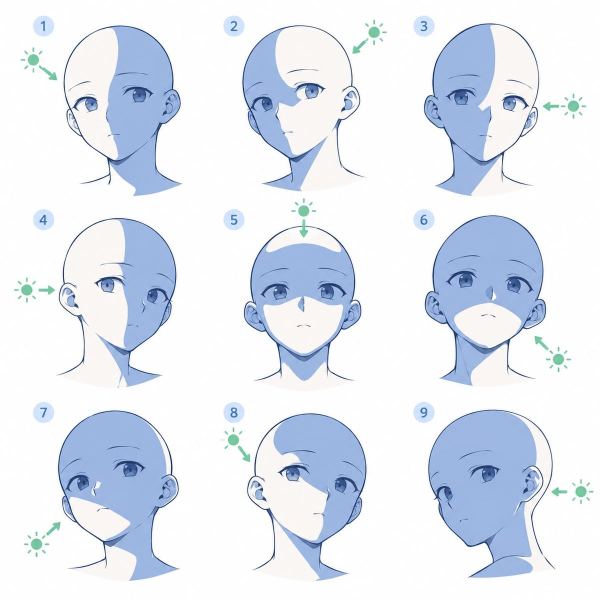
#> input picture shadow/01.jpg, 1200 x 1200 px, found by its file name (shown at 1/2 size)
$ python extract_01.py
#> lines starting #> are read from the running program, lines starting #| are printed output that depends on the picture; after the words box and inside, x2 and y2 are one past the last pixel; in counts of white or black regions, pixels touching at a corner belong together
"""Tentative de quantification de references/nez/01.jpg (croquis au crayon photographié, ~22 nez vus de dessous / de trois quarts, fond gris moucheté, traits fins).
Sorties : references/nez/measures-01.json + artefacts/nez-refs/01-overlay.png. Méthode : fond estimé par flou large puis soustrait (le papier n'est pas uniforme), encre = écart au fond,
amas par dilatation, un nez = un amas d'au moins 2 500 px. Mesuré : boîte et rapport L/H de chaque amas ; fraction d'encre ; AUCUNE narine ni lobule isolé (voir limites).
Le script ÉCRIT le verdict de fiabilité : le nombre d'amas retenus et la part dont la boîte contient exactement un nez (contrôle visuel sur l'overlay, saisi dans CHECK ci-dessous
après lecture de 01-overlay.png) - il ne le déduit pas."""
import json, os
import numpy as np, cv2
from PIL import Image
from scipy import ndimage as ndi
SRC = 'references/nez/01.jpg'
g = np.array(Image.open(SRC).convert('L')).astype(np.float32)
bg = cv2.GaussianBlur(g, (0, 0), 25); d = np.clip(bg - g, 0, None)
#> after `bg = cv2.GaussianBlur(g, (0, 0), 25)`:
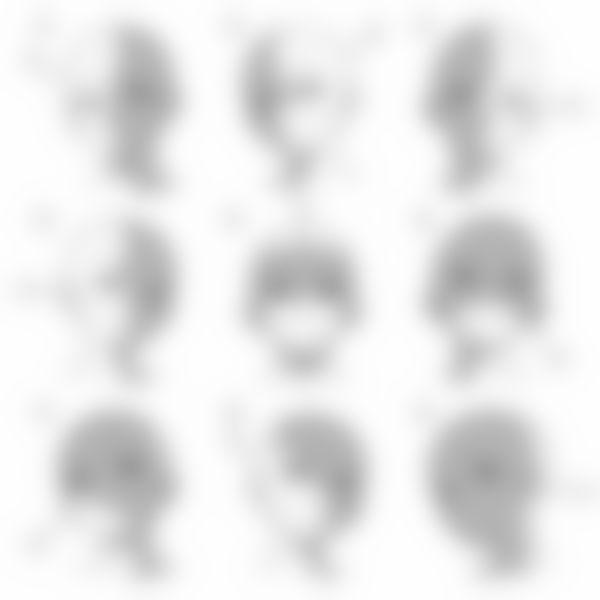
#> bg: shape (1200, 1200) float32 (shown at 1/2 size); min 158.1, max 254.3, mean 232.2
#> after `d = np.clip(bg - g, 0, None)`:
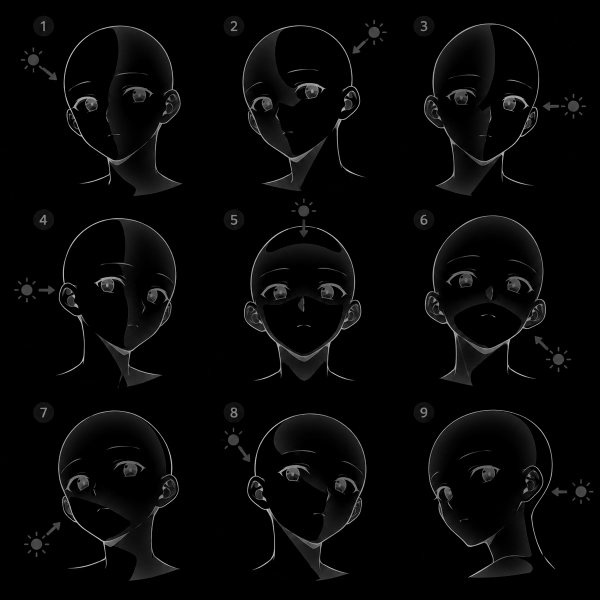
#> d: shape (1200, 1200) float32 (shown at 1/2 size); min 0, max 239, mean 6.8
ink = d > 50
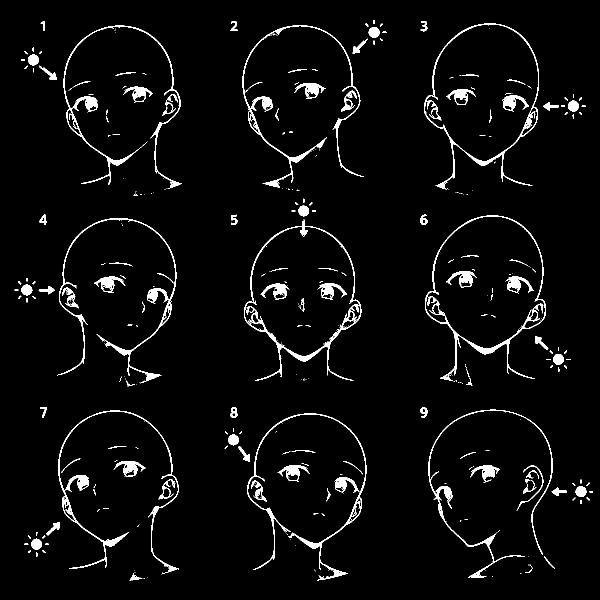
#> ink: shape (1200, 1200) bool (shown at 1/2 size); 3.8% white; 425 white regions (303 under 20 px), largest, box (x1, y1, x2, y2) and area: (488, 439, 723, 761) 4016, (850, 431, 1092, 762) 3949, (116, 821, 358, 1148) 3791
lab, n = ndi.label(ndi.binary_dilation(ink, iterations=5), structure=np.ones((3, 3)))
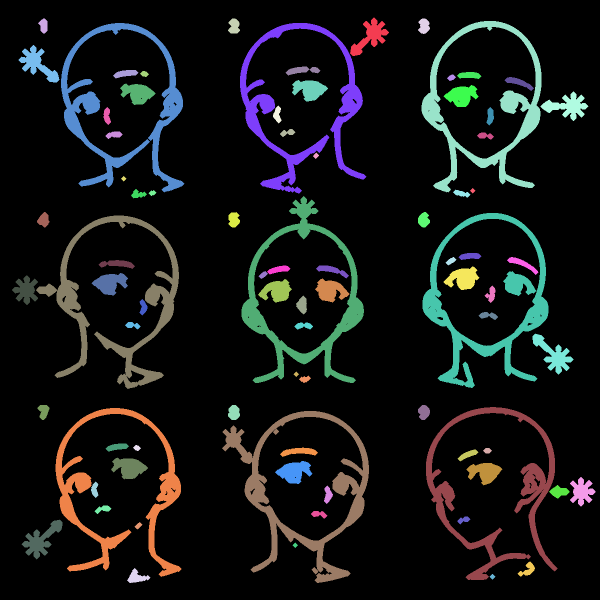
#> lab: shape (1200, 1200) int32 (shown at 1/2 size); 85 distinct labels, from 0 to 84; one colour per label, 0 black
#> n = 84
objs = ndi.find_objects(lab); cells = []; ov = np.stack([g] * 3, -1).astype(np.uint8)
#> after `objs = ndi.find_objects(lab)`: objs = 84 items
for i, sl in enumerate(objs, 1):
    m = (lab[sl] == i) & ink[sl]
    if m.sum() < 400: continue
    ys, xs = np.where(m); x0, y0 = sl[1].start + xs.min(), sl[0].start + ys.min(); w, h = int(xs.max() - xs.min() + 1), int(ys.max() - ys.min() + 1)
    if w < 40 or h < 30: continue
    cells.append({'id': len(cells) + 1, 'bbox': [int(x0), int(y0), w, h], 'aspectWH': round(w / h, 4), 'inkFraction': round(float(m.sum() / (w * h)), 4)})
    cv2.rectangle(ov, (int(x0), int(y0)), (int(x0 + w), int(y0 + h)), (0, 160, 60), 2); cv2.putText(ov, str(len(cells)), (int(x0) + 3, int(y0) + 16), cv2.FONT_HERSHEY_SIMPLEX, 0.55, (200, 0, 0), 2)
#> this loop made 84 passes
#> (x0, y0, w, h) on passes 1, 5, 6, 7, 8, 15, 16, 17, 18, 31, 35, 36: (705, 40, 68, 67), (848, 47, 230, 333), (127, 51, 237, 329), (485, 51, 243, 331), (42, 95, 72, 65), (589, 165, 62, 33), (245, 172, 61, 33), (892, 175, 60, 34), (1086, 188, 86, 49), (488, 397, 235, 364), (850, 431, 242, 340), (77, 436, 276, 337)
#> pass 1, `m = (lab[sl] == i) & ink[sl]`:
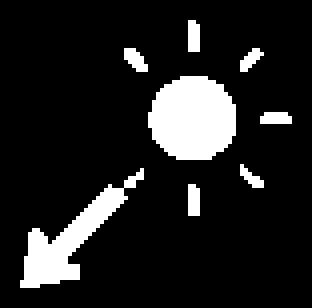
#> m: shape (77, 78) bool (shown 4 times larger); 12.7% white; 8 white regions (2 under 20 px), largest, box (x1, y1, x2, y2) and area: (37, 19, 59, 40) 370, (5, 42, 36, 72) 266, (47, 5, 50, 13) 23, (31, 12, 37, 18) 23, (47, 46, 50, 54) 23, (65, 28, 73, 31) 22
#> pass 3, `m = (lab[sl] == i) & ink[sl]`:
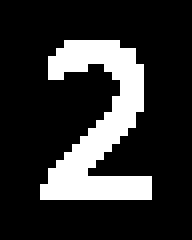
#> m: shape (30, 24) bool (shown 8 times larger); 19.2% white; 1 white region, box (x1, y1, x2, y2) and area: (5, 5, 19, 25) 138
#> after the loop:
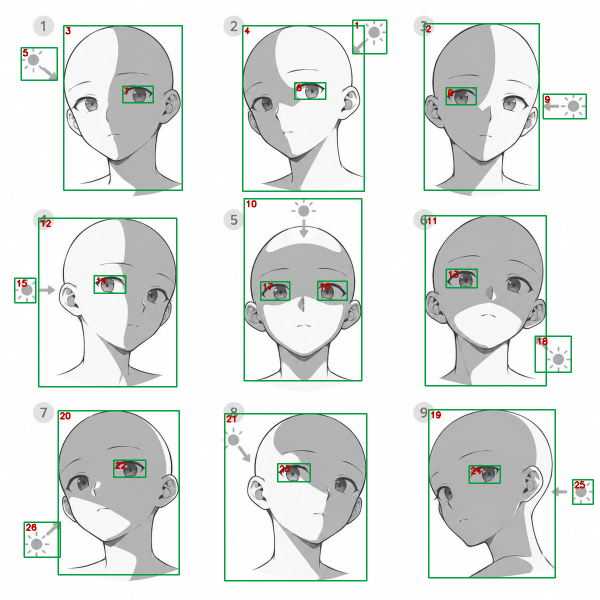
#> ov: shape (1200, 1200, 3) (shown at 1/2 size); mean of channels 0, 1, 2 225.2, 229.5, 226.5; drawn as R, G, B
#> after the loop, cells = 26 items
os.makedirs('artefacts/nez-refs', exist_ok=True); Image.fromarray(ov).save('artefacts/nez-refs/01-overlay.png')
# CONTRÔLE VISUEL (lecture de 01-overlay.png, saisi ici explicitement : ce n'est PAS une sortie du script) : amas qui contiennent exactement un nez.
# Défectueux : 2 (nez coupé par le haut), 10 (deux nez fusionnés), 14 (chevauche l'amas 16), 16 (nez + signature manuscrite fusionnés).
BAD = {2, 10, 14, 16}
for c in cells: c['visuallyValid'] = c['id'] not in BAD
#> this loop made 26 passes
ok = [c for c in cells if c['visuallyValid']]
#> ok = 22 items
a = np.array([c['aspectWH'] for c in ok])
#> a = 22 values, max 1.88 at index 17, min 0.712 at index 8, mean 1.23
summary = {'clusters': len(cells), 'visuallyValid': len(ok), 'excluded': sorted(BAD), 'aspectWH': {'median': round(float(np.median(a)), 4), 'min': round(float(a.min()), 4), 'max': round(float(a.max()), 4)}}
json.dump({'source': SRC, 'method': 'fond flou soustrait, encre > 50, amas par dilatation 5 ; contrôle visuel des amas', 'summary': summary, 'cells': cells}, open('references/nez/measures-01.json', 'w'), indent=1)
print(json.dumps(summary))
#| {"clusters": 26, "visuallyValid": 22, "excluded": [2, 10, 14, 16], "aspectWH": {"median": 1.0217, "min": 0.7118, "max": 1.8824}}

$ run again, with shadow/02.jpg copied over shadow/01.jpg
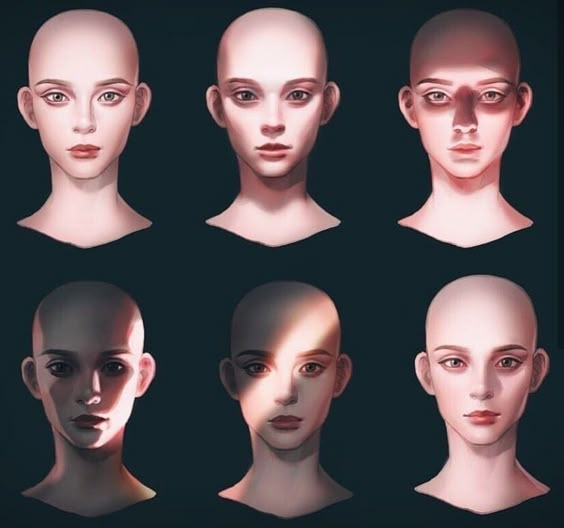
#> input picture shadow/02.jpg, 564 x 528 px, found by its file name
#> ink: shape (528, 564) bool; 8.1% white; 190 white regions (133 under 20 px), largest, box (x1, y1, x2, y2) and area: (409, 228, 525, 484) 5219, (10, 0, 149, 214) 3487, (208, 0, 336, 87) 1973
#> lab: shape (528, 564) int32; 45 distinct labels, from 0 to 44
#> n = 44
#> objs = 44 items
#> the loop `for i, sl in enumerate(objs, 1):` made 44 passes
#> (x0, y0, w, h) on passes 1, 2, 7, 8, 9, 10, 11, 12: (10, 0, 142, 216), (206, 0, 133, 105), (424, 91, 82, 42), (398, 106, 34, 112), (117, 110, 33, 106), (209, 114, 32, 100), (499, 114, 29, 102), (306, 123, 26, 91)
#> pass 1, `m = (lab[sl] == i) & ink[sl]`:
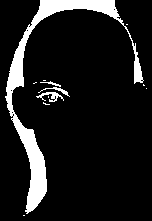
#> m: shape (221, 152) bool; 11.1% white; 12 white regions (8 under 20 px), largest, box (x1, y1, x2, y2) and area: (5, 0, 144, 214) 3487, (36, 92, 64, 102) 112, (38, 87, 70, 97) 66, (40, 81, 61, 87) 37
#> after the loop `for i, sl in enumerate(objs, 1):`:
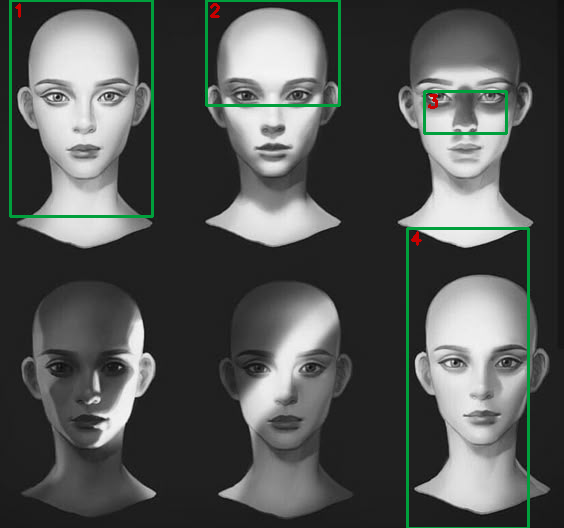
#> ov: shape (528, 564, 3); mean of channels 0, 1, 2 81.8, 85, 82.9; drawn as R, G, B
#> after the loop `for i, sl in enumerate(objs, 1):`: cells = 4 items
#> the loop `for c in cells: c['visuallyValid'] = c['id'] not in BAD` made 4 passes
#> ok = 3 items
#> a = [0.657, 1.95, 0.403]
#| {"clusters": 4, "visuallyValid": 3, "excluded": [2, 10, 14, 16], "aspectWH": {"median": 0.6574, "min": 0.4033, "max": 1.9524}}

$ run again, with shadow/04.jpg copied over shadow/01.jpg
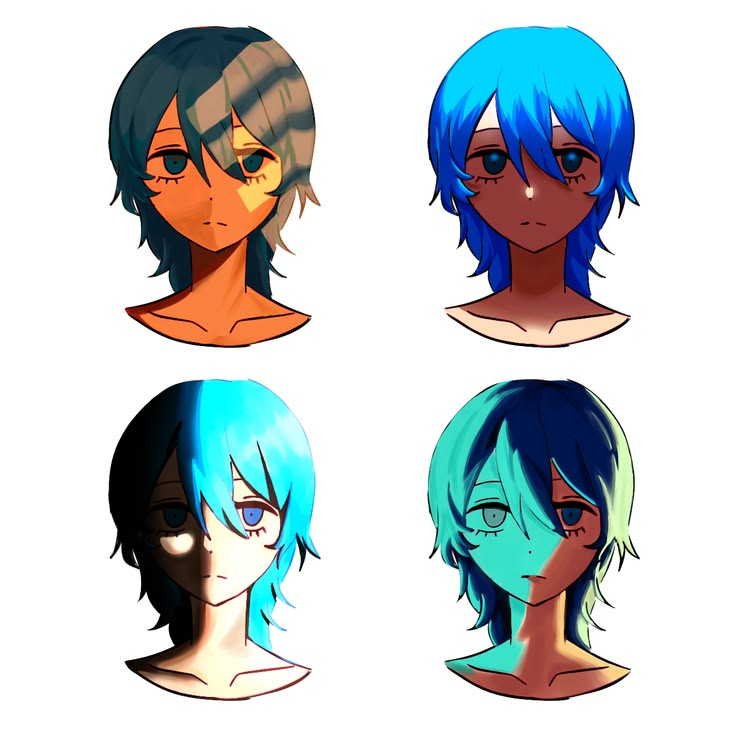
#> input picture shadow/04.jpg, 736 x 736 px, found by its file name
#> ink: shape (736, 736) bool; 12.5% white; 227 white regions (183 under 20 px), largest, box (x1, y1, x2, y2) and area: (108, 26, 321, 348) 18644, (441, 379, 640, 701) 15169, (108, 380, 312, 701) 14758
#> lab: shape (736, 736) int32; 17 distinct labels, from 0 to 16
#> n = 16
#> objs = 16 items
#> the loop `for i, sl in enumerate(objs, 1):` made 16 passes
#> (x0, y0, w, h) on passes 1, 2, 7, 8: (108, 26, 213, 322), (428, 26, 212, 322), (427, 379, 213, 322), (108, 380, 213, 321)
#> after the loop `for i, sl in enumerate(objs, 1):`:
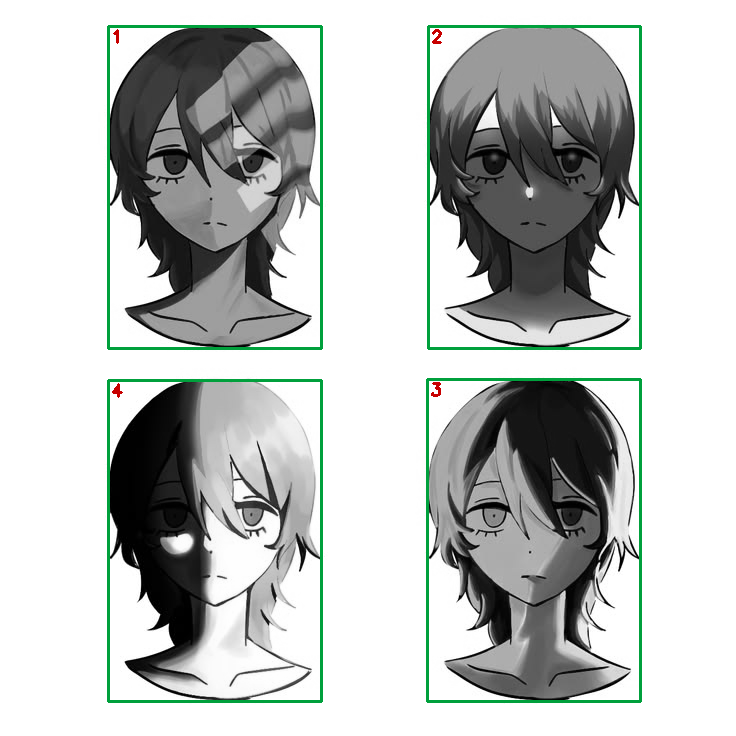
#> ov: shape (736, 736, 3); mean of channels 0, 1, 2 193.2, 196.8, 194.5; drawn as R, G, B
#> after the loop `for i, sl in enumerate(objs, 1):`: cells = 4 items
#> the loop `for c in cells: c['visuallyValid'] = c['id'] not in BAD` made 4 passes
#> ok = 3 items
#> a = [0.661, 0.661, 0.664]
#| {"clusters": 4, "visuallyValid": 3, "excluded": [2, 10, 14, 16], "aspectWH": {"median": 0.6615, "min": 0.6615, "max": 0.6636}}
